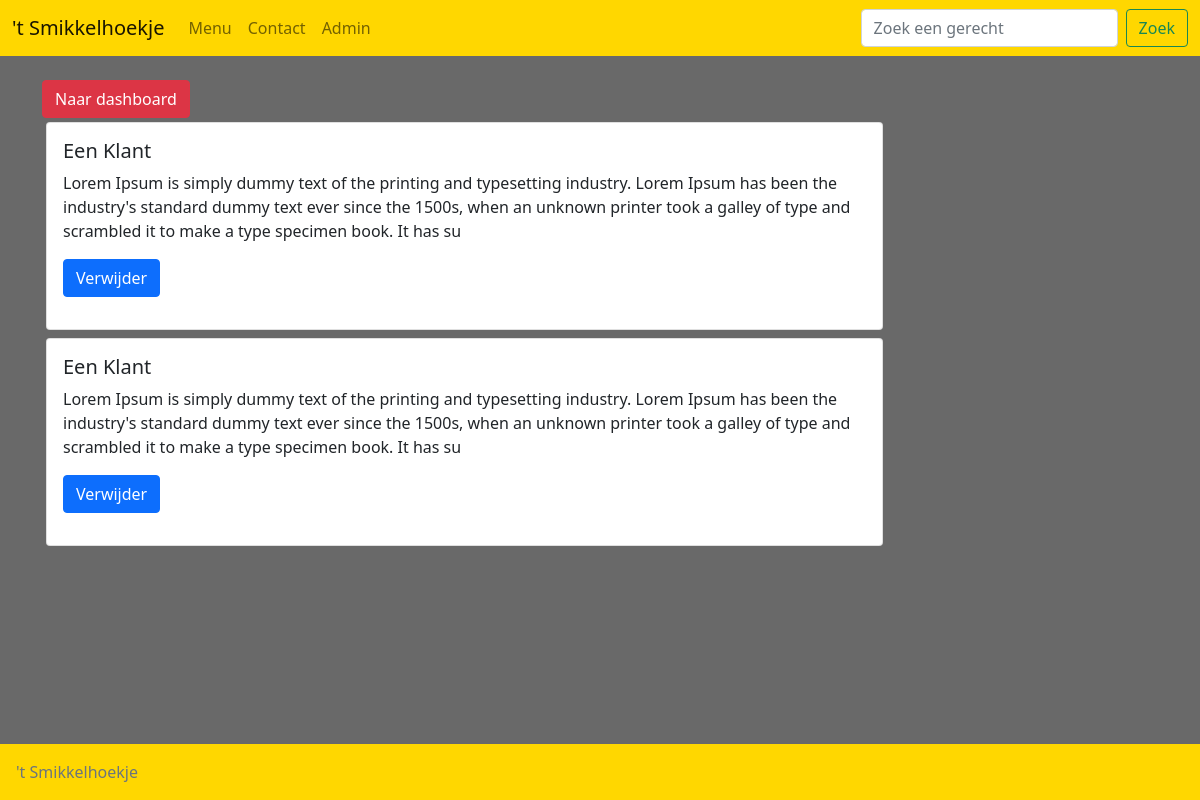
Page /php/adminPages/admin.php?page=Messages (signed in) on the committed database.
### tables this page shows
CREATE TABLE `bericht` (
  `ID` int(11) NOT NULL,
  `klantNaam` varchar(255) NOT NULL,
  `berichtText` varchar(255) NOT NULL
);

### php/adminPages/messages.php (the view, shortened to what this page needs)
<?php
    $sql = "SELECT * FROM bericht";
    $stmt = $connect->prepare($sql);
    $stmt->execute();
    $result = $stmt->fetchAll();
    ?>
<div class="container">
        <a href="../index.php?page=admin" class="btn btn-danger">Naar dashboard</a>
    </div>
    <div class="container d-flex flex-wrap">
        <?php foreach ($result as $res) { ?>
        <div class="card m-1 w-75">
            <div class="card-body">
                <h5 class="card-title"><?php echo $res['klantNaam']?></h5>
                <p class="card-text"><?php echo $res['berichtText']?></p>
                <form action="../redirects/redirect.php?page=contactMessage" method="post">
                    <button type="submit" class="btn btn-primary" name="delete" value="true">Verwijder</button>
                </form>
            </div>
        </div>
    <?php } ?>
    </div>

### css/main.css (style rules this page uses)
body { background-color: #696969; }

### rows in the picture
bericht: klantNaam "Een Klant", berichtText "Lorem Ipsum is simply dummy text of the printing and typesetting industry. Lorem Ipsum has been the industry's standard dummy text ever since the 1500s, when an unknown printer took a galley of type and scrambled it to make a type specimen book. It has su"
bericht: klantNaam "Een Klant", berichtText "Lorem Ipsum is simply dummy text of the printing and typesetting industry. Lorem Ipsum has been the industry's standard dummy text ever since the 1500s, when an unknown printer took a galley of type and scrambled it to make a type specimen book. It has su"

### other values in the picture
$page "Menu"
$page "Contact"
$page "Admin"
